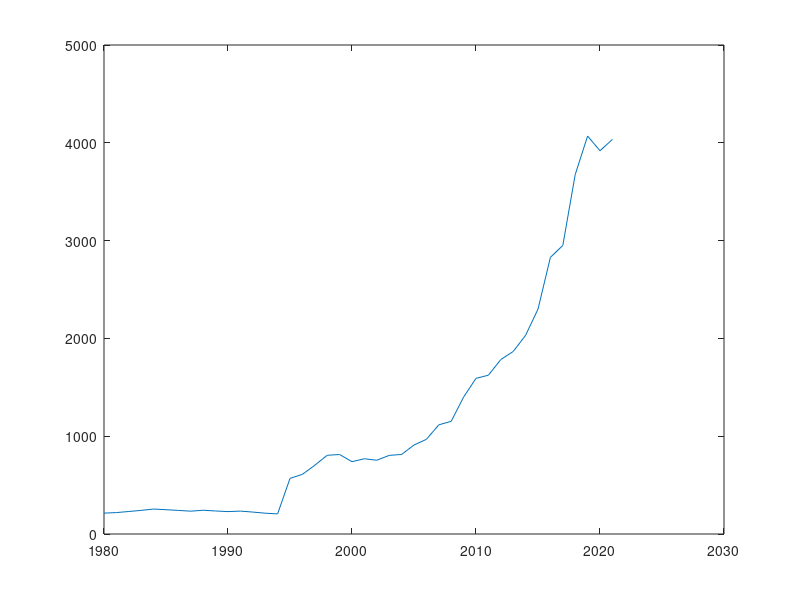

Reproduce this figure in MATLAB.
% Example1: plot Cambodia's per capita energy use.
clear; close all; clc; % clear memory, close all figure; clear screen

% step 1: load data
% there are two array after load data: 1) year 1x42 2) per_capita_energy_use 1x42
load('data_cambodia.mat');

% step 2: create grahic
figure; % create new figure;
plot(year, per_capita_energy_use); % create 2D plot
% add grid
% add x-label and y-label
% add title
